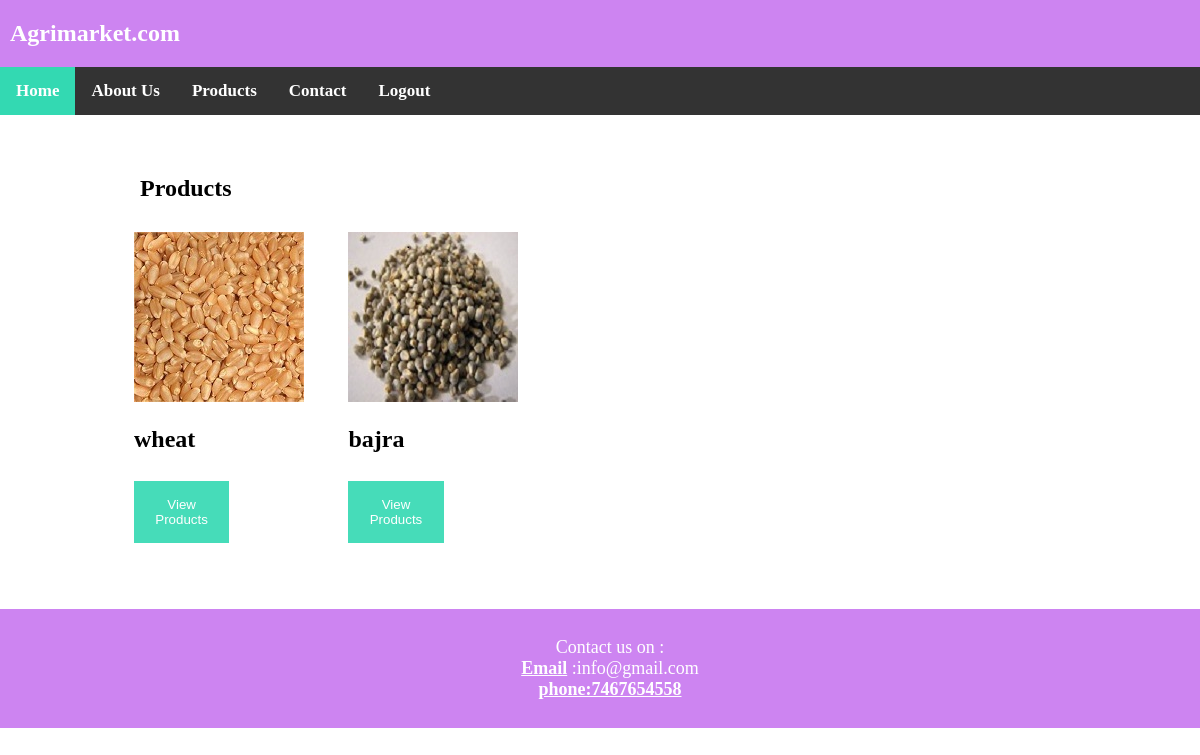
The app's page /product.php (signed in) with its own data.
### tables this page shows
CREATE TABLE `category` (
  `cate_id` int(64) NOT NULL,
  `cate_name` varchar(256) NOT NULL,
  `cate_img` varchar(256) NOT NULL
);

### product.php (the view, shortened to what this page needs)
<!DOCTYPE html>
	<head>
		<link rel="stylesheet" type="text/css" href="css/style1.css">
	</head>
	<body>
			<?php
			include 'header.php';
			include 'database.php';
			?>
         <div class="main">
		<div class="page-content" id="productspage">
		<h2>Products</h2>
		<div class="prow">
		<?php
			$sql = "SELECT cate_id, cate_name, cate_img FROM category";
			$result = mysqli_query($conn,$sql);
			if ($result->num_rows > 0) {
				?>
				<?php
				while($row = mysqli_fetch_assoc($result)) {
					?>
					<div class="pcolumn">
                              <div class="smalling">
                                   <img src="<?php echo $row["cate_img"]; ?>">
                                    </div>
						<h2><?php echo $row["cate_name"]; ?></h2>
						<a href="productlist.php?category=<?php echo $row["cate_id"];?>">
                                     <button class="btn btn-primary" type="button">View Products</button></a>
					</div>
					<?php
				}
				?>
				<?php
			} else {
			echo "No data found";
			}
		?>
	</div>
		</div>
     </div>
            <?php include 'footer.php';?>
	</body>
</html>

### css/style1.css (style rules this page uses)
body { margin:0px; }
.btn { background-color: #33d9b2; color: white; padding: 16px 20px; margin: 8px 0; border: none; cursor: pointer; width: 50%; opacity: 0.9; }
.main { max-width: 1000px; margin: auto; }
.prow { margin: 8px -16px; }
.pcolumn { padding: 10px; }
.pcolumn { display: inline-block; width: 20%; }
.page-content { padding: 40px; }

### records on screen
category: cate_img (picture), cate_name "wheat"
category: cate_img (picture), cate_name "bajra"
